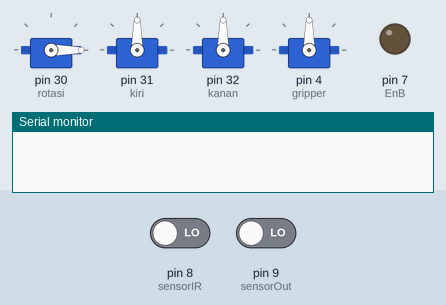
Bench run of a sketch on a simulated Arduino Mega 2560, built with avr-gcc and run on an emulated ATmega2560. On the bench: 4 × servo, output pins drawn as LEDs (lit = HIGH), the last lines printed to the serial monitor. The test bench sets the inputs (shaded band); at power-on: pin 8 (sensorIR) LOW, pin 9 (sensorOut) LOW.

Above: at 0.1 s.
At 5.4 s:
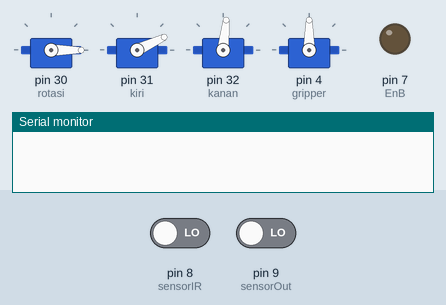
At 7.4 s:
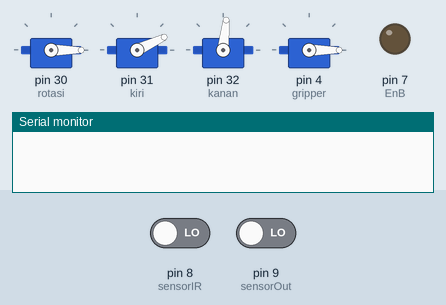
At 13.4 s:
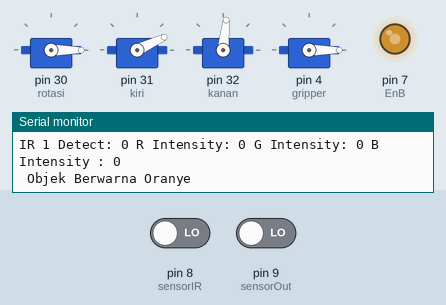
At 23.0 s:
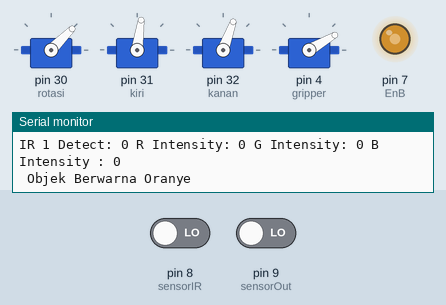
At 30.9 s:
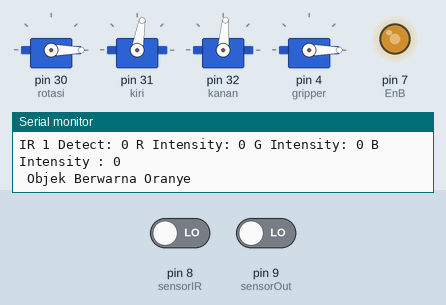
Timing chart, 0 to 35.6 s (numbered marks = the images above):
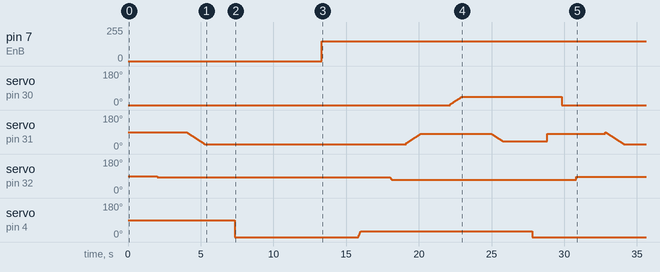

Measured:
- by itself, pin 7 (EnB): 0/255 → 150/255 at 13.3 s
- by itself, servo on pin 30 (rotasi): rises from 0° to 45° in 0.80 s, then falls to 0° in 6.8 s
- by itself, servo on pin 4 (gripper): ramps from 0° to 30° and jumps back, once every 20.5 s

The sketch:

program.ino
```cpp
#include <SoftwareSerial.h>
SoftwareSerial warna (3, 2);
#include<Wire.h>
#include<Servo.h>

Servo rotasi;
Servo kiri;
Servo kanan;
Servo gripper;

const int EnB = 7;
const int In1 = 6;
const int sensorIR = 8;
const int S0 = 13; //pin S0 TCS3200 ke pin 4 Arduino
const int S1 = 12; //pin S1 TCS3200 ke pin 5 Arduino
const int S2 = 11; //pin S2 TCS3200 ke pin 6 Arduino
const int S3 = 10; //pin S3 TCS3200 ke pin 7 Arduino
const int sensorOut = 9;
int IR1;
int red = 0;
int green = 0;
int blue = 0;
int kunciWarna = 0;
int kunciIR;
int kunci;
int oranye = 0;
int merah = 0;
int a;
int b;
int c;
int d;

void capit() {
  for (d = 0; d <= 30; d++) {
    gripper.write(d);
    delay(5);
  }
}

void maju1() {
  for (b = 90; b >= 25; b--) {
    kiri.write(b);
    delay(20);
  }
}

void maju2() {
  for (b = 80; b >= 40; b--) {
    kiri.write(b);
    delay(20);
  }
}

void atas() {
  for (c = 84; c >= 70; c--) {
    kanan.write(c);
    delay(10);
  }
}

void mundur() {
  for (b = 32; b <= 82; b++) {
    kiri.write(b);
    delay(20);
  }
}

void pack1() {
  for (a = 5; a <= 90; a++) {
    rotasi.write(a);
    delay(20);
  }
}

void pack2() {
  for (a = 5; a <= 45; a++) {
    rotasi.write(a);
    delay(20);
  }
}

void armsatu() {
  capit(); //capit
  delay(2000);
  atas(); //atas
  delay(1000);
  mundur();
  delay(2000);
  pack1(); //rotasi
  delay(1000);
  gripper.write(0); //lepas
  delay(2000);
  rotasi.write(0); //rotasi
  delay(2000);
  kanan.write(85); //bawah
  delay(2000);
  maju1();
  delay(2000);
  gripper.write(0);
}


void armdua() {
  capit(); //capit
  delay(2000);
  atas(); //atas
  delay(1000);
  mundur();
  delay(2000);
  pack2(); //rotasi
  delay(2000);
  maju2(); //maju
  delay(2000);
  gripper.write(0); //lepas
  delay(1000);
  kiri.write(80); //mundur
  delay(1000);
  rotasi.write(0); //rotasi
  delay(1000);
  kanan.write(85); //bawah
  delay(2000);
  maju1();
  delay(2000);
  gripper.write(0);
}

void setup() {
  Serial.begin(115200);
  warna.begin(9600);
  pinMode(S0, INPUT); //tcs3200 ke pin 4 arduino
  pinMode(S1, INPUT); //tcs3200 ke pin 5 arduino
  pinMode(S2, INPUT); //tcs3200 ke pin 6 arduino
  pinMode(S3, INPUT); //tcs3200 ke pin 7 arduino
  pinMode(EnB, OUTPUT);
  pinMode(In1, INPUT);
  pinMode(sensorOut, INPUT);

  digitalWrite(S0, HIGH);
  digitalWrite(S1, LOW);

  rotasi.attach(30); //kanan kiri
  kiri.attach(31); //maju mundur
  kanan.attach(32); //atas bawah
  gripper.attach(4); //capit

  rotasi.write(0);
  delay(2000);
  kanan.write(84);
  delay(2000);
  maju1();
  delay(2000);
  gripper.write(0);
  delay(2000);
}

void loop() {
  kunciIR = 0;
  kunci = 0;

  IR1 = digitalRead(sensorIR);
  if (IR1 == 1) {
    digitalWrite(In1, HIGH);
    analogWrite(EnB, 150);
  } else {
    digitalWrite(In1, LOW);
    delay(1000);
  }

  //pembacaan filter RED photodioda TCS3200
  digitalWrite(S2, LOW);
  digitalWrite(S3, LOW);
  red = pulseIn(sensorOut, LOW); //pulseIn untuk membaca pulsa HIGH atau LOW

  //pembacaan filter GREEN photodioda TCS3200
  digitalWrite(S2, HIGH);
  digitalWrite(S3, HIGH);
  green = pulseIn(sensorOut, LOW);

  //pembacaan filter BLUE photodioda TCS3200
  digitalWrite(S2, LOW);
  digitalWrite(S3, HIGH);
  blue = pulseIn(sensorOut, LOW);

  Serial.print("IR 1 Detect: ");
  Serial.print(IR1);
  Serial.print(" R Intensity: ");
  Serial.print(red);
  Serial.print(" G Intensity: ");
  Serial.print(green);
  Serial.print(" B Intensity : ");
  Serial.print(blue);
  Serial.println();

  if (red >= 8 && red <= 15 && green >= 8 && green <= 15 && blue >= 8 && blue <= 15 && kunciWarna == 0 && IR1 == 0) {
    Serial.println(" Objek Berwarna Merah");
    merah++;
    warna.print(merah + 10000);
    warna.println("\n");
    kunciWarna = 1;
    digitalWrite(In1, HIGH);
    analogWrite(EnB, 150);
    delay(2500);
    digitalWrite(In1, LOW);
    armsatu(); //memanggil fungsi armSatu
  }

  //jika parameter if terpenuhi (warna coklat terbaca) maka program akan dijalankan
  else if (red >= 0 && red <= 7 && green >= 0 && green <= 7 && blue >= 0 && blue <= 7 && kunciWarna == 0 && IR1 == 0) {
    Serial.println(" Objek Berwarna Oranye");
    oranye++;
    warna.print(oranye + 20000);
    warna.println("\n");
    kunciWarna = 1;
    digitalWrite(In1, HIGH);
    analogWrite(EnB, 150);
    delay(2500);
    digitalWrite(In1, LOW);
    armdua();
  }
  else if (IR1 == 1 && kunciWarna == 1) {
    kunciWarna = 0;
  }
}
```
